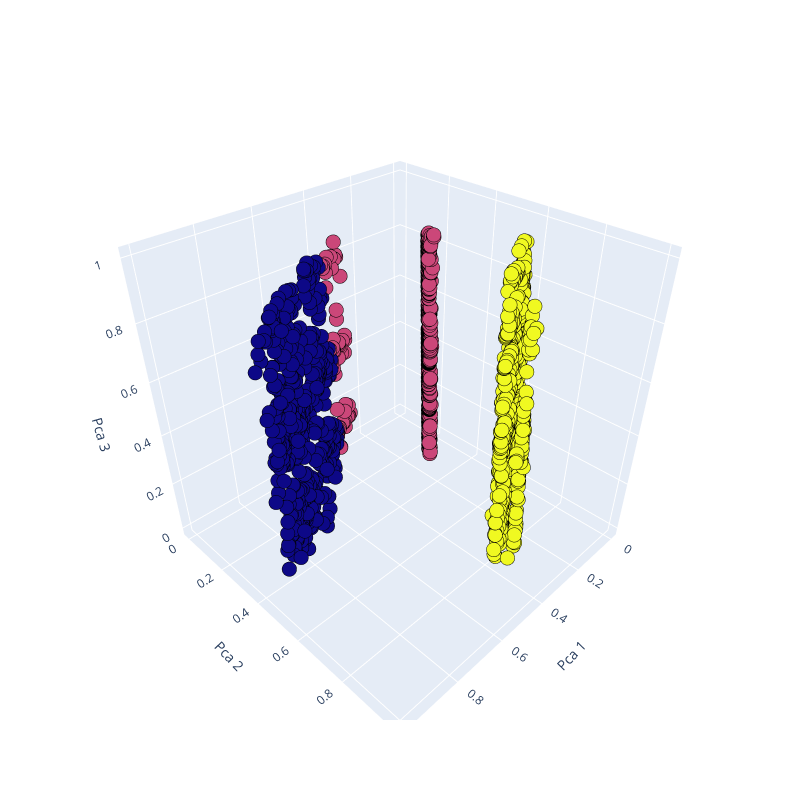

Here is the notebook cell this chart was saved with:
### Code cell
# 3d scatterplot using plotly
Scene = dict(xaxis = dict(title  = 'Pca 1'),yaxis = dict(title  = 'Pca 2'),zaxis = dict(title  = 'Pca 3'))

# model.labels_ is nothing but the predicted clusters i.e y_clusters
labels = model.labels_
trace = go.Scatter3d(x=results_3d[:, 0], y=results_3d[:, 1], z=results_3d[:, 2], mode='markers',marker=dict(color = labels, size= 5, line=dict(color= 'black',width =1)))
layout = go.Layout(margin=dict(l=0,r=0),scene = Scene,height = 800,width = 800)
data = [trace]
fig = go.Figure(data = data, layout = layout)
fig.show()

### Figure 1 — Plotly figure (JSON) as saved in the notebook; plotly's stock layout.template omitted (floating-point values rounded to 4 significant figures; data arrays with more than 128 entries replaced by an {"elided": "..."} marker saying what was removed)
{"data": [{"marker": {"color": {"elided": "3307 int values"}, "line": {"color": "black", "width": 1}, "size": 5}, "mode": "markers", "type": "scatter3d", "x": {"elided": "3307 float values"}, "y": {"elided": "3307 float values"}, "z": {"elided": "3307 float values"}}], "layout": {"height": 800, "margin": {"l": 0, "r": 0}, "scene": {"xaxis": {"title": {"text": "Pca 1"}}, "yaxis": {"title": {"text": "Pca 2"}}, "zaxis": {"title": {"text": "Pca 3"}}}, "width": 800}}
